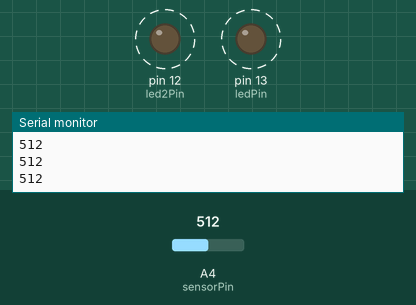
Simulated run of this sketch. Board: Arduino Uno, built with avr-gcc and run on an emulated ATmega328P. Shown: output pins drawn as LEDs (lit = HIGH), the last lines printed to the serial monitor. Dashed ring = blinking. The test bench sets the inputs (shaded band); at power-on: A4 (sensorPin) = 512.

Above: at 1.25 s.
1.3 s: A4 (sensorPin) set to 122
At 1.5 s:
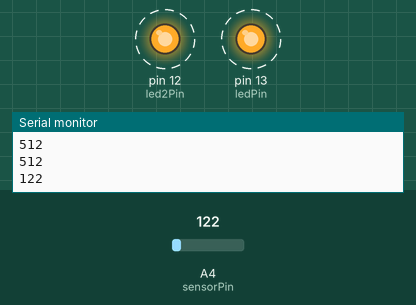
4.3 s: A4 (sensorPin) set to 0
At 5.3 s:
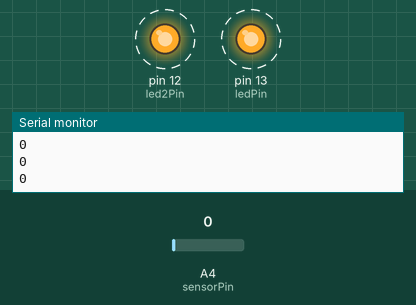
Timing chart, 0 to 12.3 s (numbered marks = the images above; inputs shaded):
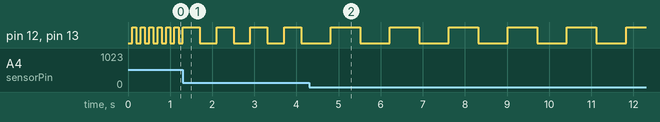

The sketch:

ranger_test.pde
```cpp
#include <stdio.h>

int sensorPin = 4;    // select the input pin for the potentiometer
int ledPin = 13;      // select the pin for the LED
int led2Pin = 12;      // select the pin for the LED
int sensorValue = 0;  // variable to store the value coming from the sensor

int m = -2;
int b = 500;
int ctr = 0;
int ledState;
int pollfreq = 100;
char buf[32];

void setup() {
  // initialize serial port
  Serial.begin(9600);

  // declare the ledPin as an OUTPUT:
  pinMode(ledPin, OUTPUT);
  pinMode(led2Pin, OUTPUT);
}

void loop() {
  // read the value from the sensor:
  sensorValue = analogRead(sensorPin);
  delay(pollfreq);

  sprintf(buf,"%d",sensorValue);
  Serial.println(buf);

//  analogWrite(led2Pin,sensorValue);

  if (ctr > (int)(m*sensorValue)+b) {
    ctr = 0;
    if (ledState == 0) {
      digitalWrite(ledPin, HIGH);
      digitalWrite(led2Pin, HIGH);
      ledState = 1;
    }
    else {
      digitalWrite(ledPin, LOW);
      digitalWrite(led2Pin, LOW);
      ledState = 0;
    }
  }
  else {
    ctr += pollfreq;
  }
}
```

Measured:
- after the input at 1.3 s, pin 12 (led2Pin), pin 13 (ledPin): alternates HIGH for 0.40 s and LOW for 0.40 s, starting after 0.40 s
- after the input at 4.3 s, pin 12 (led2Pin), pin 13 (ledPin): alternates HIGH for 0.70 s and LOW for 0.70 s, starting after 0.51 s
- by itself, pin 12 (led2Pin), pin 13 (ledPin): alternates HIGH for 0.10 s and LOW for 0.10 s
